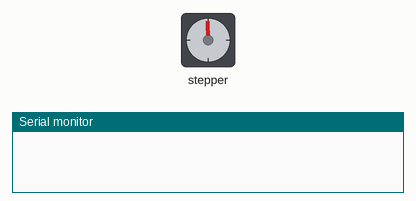
The sketch below on a simulated Arduino Uno, built with avr-gcc and run on an emulated ATmega328P. Shown: stepper motor, the last lines printed to the serial monitor. Wiring (inferred from the names in the program): stepper motor driver (200 steps per turn assumed): step pin 4; direction pin 3; enable pin 2. At 4.5 s the program stops and its outputs stay as they are.

Above: at 0.15 s.
At 1.35 s:
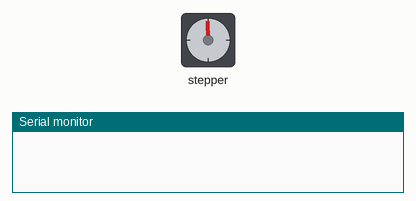
At 2.26 s:
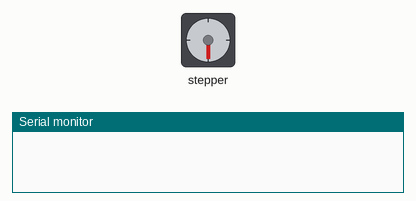
At 4.6 s:
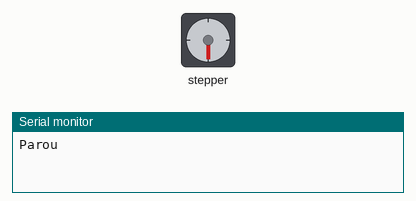
Timing chart, 0 to 6.0 s (numbered marks = the images above):
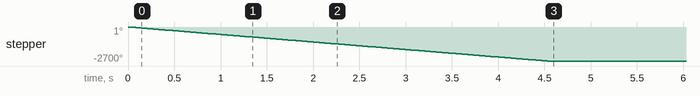

The sketch:

motor_passo.ino
```cpp
const int ena = 2;  //habilita o motor
const int dir = 3;  //determina a direção
const int pul = 4;  //executa um passo
int contador = 0;
const int intervalo = 1500;  //intervalo entre as mudanças de estado do pulso
boolean pulso = LOW;         //estado do pulso

void setup() {
  Serial.begin(9600);
  pinMode(ena, OUTPUT);
  pinMode(dir, OUTPUT);
  pinMode(pul, OUTPUT);
  digitalWrite(ena, LOW);  //habilita em low invertida
  digitalWrite(dir, LOW);  // low CW / high CCW
  digitalWrite(pul, HIGH);  //borda de descida
}

void loop() {
  pulso = !pulso;            //inverte o estado da variável
  digitalWrite(pul, pulso);  //atribui o novo estado à porta
  delayMicroseconds(intervalo);
  contador++;
  if (contador == 3000) {
    Serial.println("Parou");
    while(1){}
  }
}
```

Measured:
- by itself, stepper: turns 2700° counter-clockwise in 4.5 s
